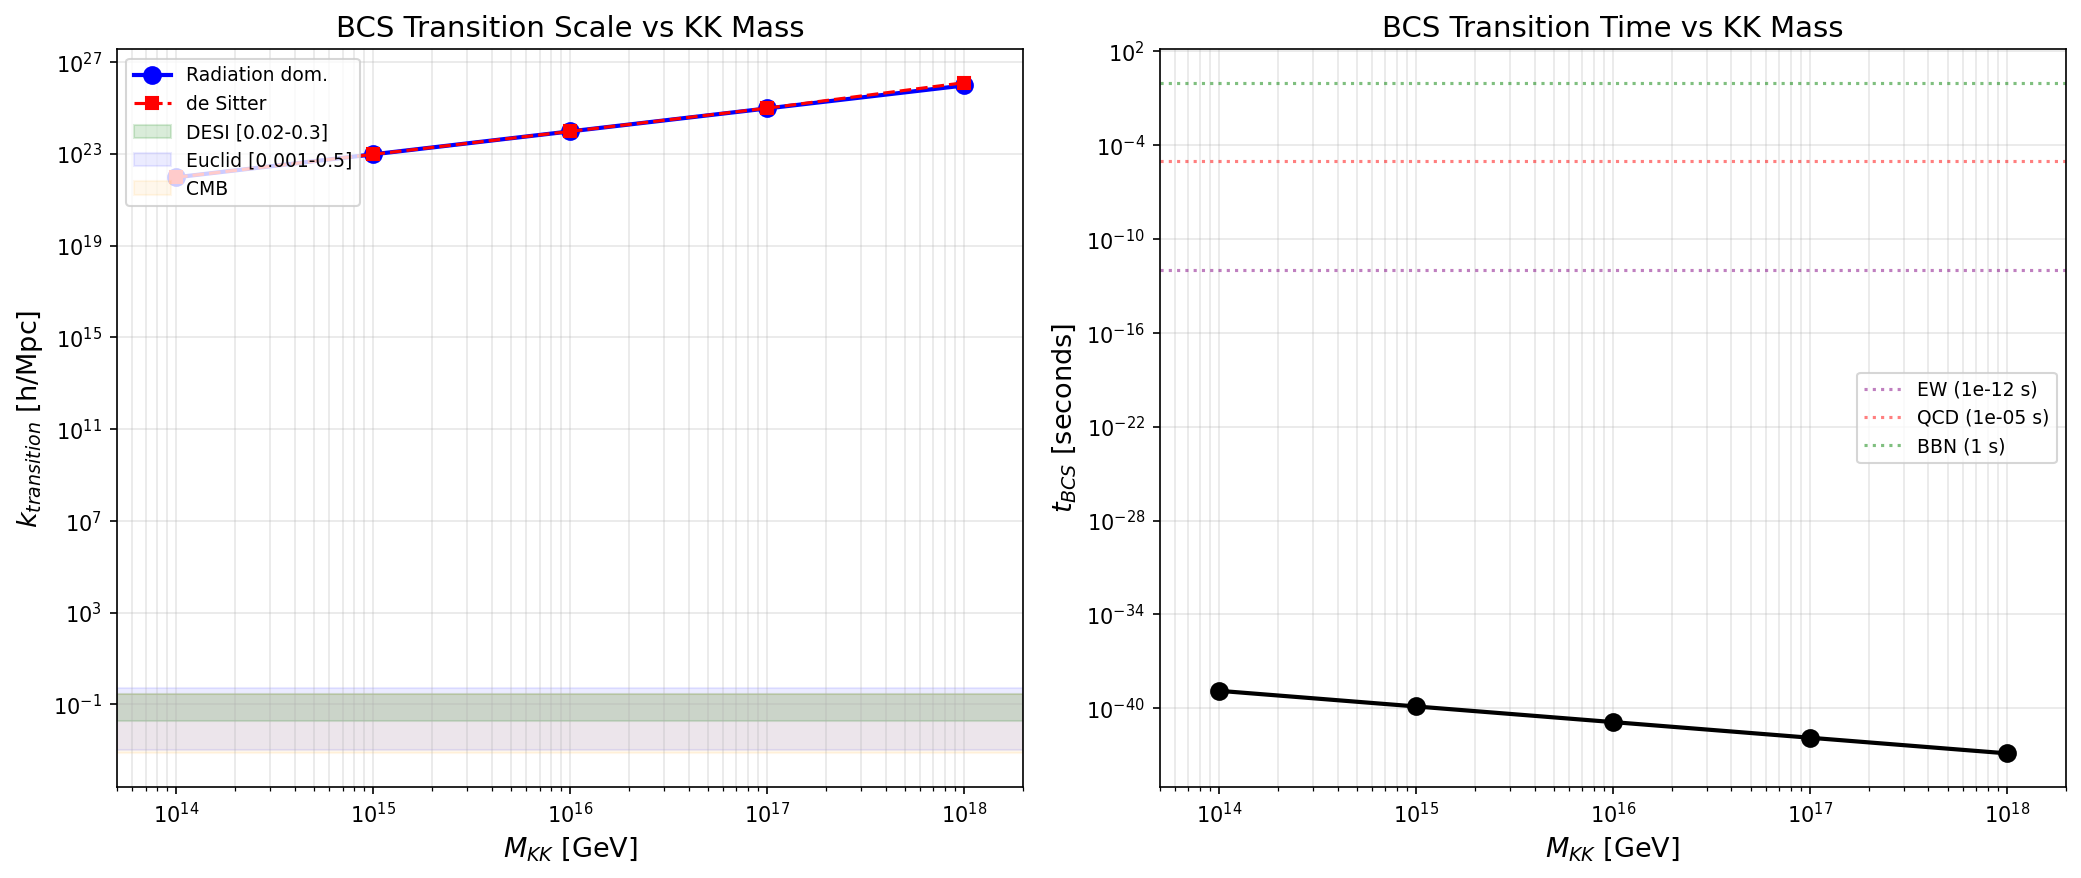

Reproduce this figure in Python.
#!/usr/bin/env python3
"""
29c-2: Transition Scale k_transition from Modulus Dynamics
==========================================================

Physics:
    When the modulus tau rolls from tau=0 to the BCS trapping point at tau~0.35-0.50,
    it crosses the BCS condensation threshold at some time t_BCS. The comoving
    wavenumber that exits the horizon at that moment defines a characteristic scale:

        k_transition = a(t_BCS) * H(t_BCS)

    where a(t) is the scale factor and H(t) is the Hubble parameter. This scale
    separates modes that experienced the BCS phase transition (k < k_transition)
    from those that did not (k > k_transition). In the exflation framework,
    k_transition should fall within the observable range for DESI/Euclid
    (0.01-0.3 h/Mpc) to produce detectable signatures.

    From the modulus EOM (s29b), we have t_BCS in physical seconds and H(t_BCS)
    at different M_KK values. The scale factor at BCS transition depends on the
    expansion history before and during the transition.

T3 re-run (S81): canonical-constants imports, local tags, SHA-256 input pins,
closure SHA, S81 canonical verdict form.

Substitution chain for the THRESHOLD DIRECTION claim (used in the verdict):
    Def-1 : k_phys_today(i) = H_BCS(i) * (T_CMB / T_BCS(i))          [radiation scaling, k_phys*a const]
    Def-2 : k_hMpc(i)       = [k_phys_today(i) / c_light] * Mpc_to_m / h_hubble
    Def-3 : threshold DESI  : DESI_kmin <= k_hMpc(i) <= DESI_kmax
    Sub   : k_hMpc(i)       = H_BCS(i) * (T_CMB / T_BCS(i)) * Mpc_to_m / (c_light * h_hubble)
    Simpl : k_hMpc proportional to (H_BCS / T_BCS).
    Dir-1 : T_BCS ~ M_KK (reheat), H_BCS ~ M_KK^2 / M_Pl  =>  k_hMpc ~ M_KK / M_Pl .
    Dir-2 : Increasing M_KK monotonically INCREASES k_hMpc in the radiation scenario.
    Threshold: gate PASSES iff any M_KK in [1e14, 1e18] lands in DESI; FAILS otherwise.

Method:
    For each M_KK:
    1. Extract t_BCS, H at BCS crossing from s29b data
    2. Compute a(t_BCS) assuming radiation-dominated expansion before BCS
    3. k_transition = a(t_BCS) * H(t_BCS) in physical units
    4. Convert to h/Mpc for comparison with surveys
    5. Plot vs DESI/Euclid sensitivity range

Inputs:
    computations/session-29/s29b_modulus_eom.npz   (SHA pinned below)

Outputs:
    computations/session-29/s29c_k_transition.npz
    computations/session-29/s29c_k_transition.png
"""

import os
# CPU-only script (tiny scalar-per-M_KK arithmetic) -- cap threads
os.environ.setdefault('OMP_NUM_THREADS', '8')  # (local)
os.environ.setdefault('MKL_NUM_THREADS', '8')  # (local)

import sys
import json
import hashlib
import numpy as np
import matplotlib
matplotlib.use('Agg')
import matplotlib.pyplot as plt

# -----------------------------------------------------------------------------
# Canonical constants import
# The script lives in computations/_shared/, canonical_constants.py in computations/_shared/.
# -----------------------------------------------------------------------------
_HERE = os.path.dirname(os.path.abspath(__file__))  # (local)
_PROJ = os.path.dirname(_HERE)                      # (local)
_CANON_DIR = os.path.join(_PROJ, "computations")  # (local)
if _CANON_DIR not in sys.path:
    sys.path.insert(0, _CANON_DIR)
from canonical_constants import (
    c_light, hbar_SI, G_N, M_Pl_reduced,
    hbar_GeV_s, GeV_to_inv_s,
    H_0_km_s_Mpc, T_CMB_GeV, Mpc_to_m,
)

# Derived shortcuts (match legacy names in this script, tagged local)
c_mks        = c_light                 # (local)
G_N_mks      = G_N                     # (local)
M_Pl_GeV     = M_Pl_reduced            # (local) reduced Planck mass, GeV
h_hubble     = H_0_km_s_Mpc / 100.0    # (local) dimensionless Hubble
# H_100 = 100 km/s/Mpc = 1e5 m/s / (Mpc_to_m meters)
H_100_invs   = 1.0e5 / Mpc_to_m        # (local) = 100 km/s/Mpc in 1/s

# -----------------------------------------------------------------------------
# SHA-256 input pins + closure utilities
# -----------------------------------------------------------------------------
def _sha256_file(path):
    h = hashlib.sha256()  # (local)
    with open(path, "rb") as f:
        for chunk in iter(lambda: f.read(1 << 20), b""):
            h.update(chunk)
    return h.hexdigest()

INPUT_S29B = os.path.join(_HERE, "s29b_modulus_eom.npz")  # (local)
PIN_S29B = _sha256_file(INPUT_S29B)                       # (local)
PIN_CANON = _sha256_file(os.path.join(_CANON_DIR, "canonical_constants.py"))  # (local)
PIN_SELF  = _sha256_file(os.path.abspath(__file__))       # (local)

# Pre-registered closure-input map (stable JSON -> SHA-256)
_input_pin_map = {
    "s29b_modulus_eom.npz":     PIN_S29B,
    "canonical_constants.py":   PIN_CANON,
    "s29c_k_transition.py":     PIN_SELF,
}
_closure_payload = json.dumps(_input_pin_map, sort_keys=True).encode("utf-8")  # (local)
CLOSURE_SHA = hashlib.sha256(_closure_payload).hexdigest()                     # (local)

print("=" * 70)
print("T3-S29C-K-TRANSITION (S81 canonical form)")
print("=" * 70)
print(f"SHA s29b_modulus_eom.npz   = {PIN_S29B}")
print(f"SHA canonical_constants.py = {PIN_CANON}")
print(f"SHA s29c_k_transition.py   = {PIN_SELF}")
print(f"CLOSURE_SHA                = {CLOSURE_SHA}")
print("=" * 70)
print()

# -----------------------------------------------------------------------------
# Load s29b data
# -----------------------------------------------------------------------------
eom = np.load(INPUT_S29B, allow_pickle=True)  # (local)

M_KK_values = eom['M_KK_values']                     # ndarray of M_KK in GeV
tau_cross_val = float(eom['tau_cross'].flat[0])      # (local) = 0.5

n_MKK = len(M_KK_values)                             # (local)
t_BCS_sec    = np.zeros(n_MKK)                       # (local)
H_phys_GeV   = np.zeros(n_MKK)                       # (local)
T_RH_GeV     = np.zeros(n_MKK)                       # (local)
friction_param = np.zeros(n_MKK)                     # (local)

for i in range(n_MKK):
    t_BCS_sec[i]      = float(eom[f'obs_{i}_t_BCS_sec'].flat[0])
    H_phys_GeV[i]     = float(eom[f'obs_{i}_H_phys_gev'].flat[0])
    T_RH_GeV[i]       = float(eom[f'obs_{i}_T_RH_gev'].flat[0])
    friction_param[i] = float(eom[f'obs_{i}_friction_param'].flat[0])

latent_heat = float(eom['latent_heat_mu1'].flat[0])  # (local) F_BCS at mu=lambda_min, tau=0.50

print("Inputs loaded.")
print(f"  tau_cross = {tau_cross_val}")
print(f"  n_MKK     = {n_MKK}")
print()

# -----------------------------------------------------------------------------
# Compute k_transition for radiation-dominated and de Sitter scenarios
# -----------------------------------------------------------------------------
# Physics:
#   k_phys_today = H_BCS * (T_CMB / T_BCS)    [radiation dom, entropy conservation]
#   k [h/Mpc]    = (k_phys / c) * Mpc_to_m / h_hubble
# For de Sitter pre-BCS: k_dS = H_BCS * exp(N_eff) * (T_CMB / T_BCS)
# where N_eff = H*t_BCS (small for our cases).
# Both scenarios monotone in M_KK by Dir-2 above.

k_transition_rad = np.zeros(n_MKK)  # (local)
k_transition_dS  = np.zeros(n_MKK)  # (local)
T_BCS_from_H     = np.zeros(n_MKK)  # (local)
N_eff_values     = np.zeros(n_MKK)  # (local)

for i in range(n_MKK):
    # Hubble at BCS in 1/s
    H_invs = H_phys_GeV[i] * GeV_to_inv_s           # (local)

    # Temperature at BCS (~reheat temperature)
    T_BCS = T_RH_GeV[i]                              # (local) GeV
    T_BCS_from_H[i] = T_BCS

    # Scenario A: radiation-dominated prior at BCS
    # k_phys_today [1/s, via frequency-like units] = H_BCS * (T_CMB / T_BCS)
    k_phys_invs = H_invs * (T_CMB_GeV / T_BCS)       # (local)

    # Convert to h/Mpc:
    #   k_phys [1/m] = k_phys [1/s] / c
    #   k [h/Mpc]    = k_phys [1/m] * Mpc_to_m / h_hubble
    k_phys_invm = k_phys_invs / c_mks                # (local)
    k_hMpc = k_phys_invm * Mpc_to_m / h_hubble       # (local)
    k_transition_rad[i] = k_hMpc

    # Scenario B: de Sitter-like (lower bound on k since dS produces more expansion)
    N_eff = H_invs * t_BCS_sec[i]                    # (local)
    N_eff_values[i] = N_eff
    k_dS_invs = H_invs * np.exp(N_eff) * (T_CMB_GeV / T_BCS)  # (local)
    k_dS_invm = k_dS_invs / c_mks                    # (local)
    k_transition_dS[i] = k_dS_invm * Mpc_to_m / h_hubble

    print(f"M_KK = {M_KK_values[i]:.0e} GeV:")
    print(f"  t_BCS  = {t_BCS_sec[i]:.3e} s")
    print(f"  H_BCS  = {H_phys_GeV[i]:.3e} GeV = {H_invs:.3e} /s")
    print(f"  T_BCS  = {T_BCS:.3e} GeV")
    print(f"  k (rad) = {k_hMpc:.4e} h/Mpc")
    print(f"  k (dS)  = {k_transition_dS[i]:.4e} h/Mpc")
    print(f"  N_eff   = {N_eff:.4f}")
    print(f"  friction = {friction_param[i]:.4e}")
    print()

# -----------------------------------------------------------------------------
# Survey ranges
# -----------------------------------------------------------------------------
# DESI BAO: 0.02 - 0.3 h/Mpc (galaxy survey)
# Euclid:   0.001 - 0.5 h/Mpc (broader)
# CMB (Planck): 0.0005 - 0.2 Mpc^{-1}, convert to h/Mpc
DESI_kmin,   DESI_kmax   = 0.02,  0.30                        # (local)
Euclid_kmin, Euclid_kmax = 0.001, 0.50                        # (local)
CMB_kmin,    CMB_kmax    = 0.0005 / h_hubble, 0.2 / h_hubble  # (local)

print("=" * 50)
print("Survey ranges (h/Mpc):")
print(f"  DESI   : [{DESI_kmin:.4f}, {DESI_kmax:.4f}]")
print(f"  Euclid : [{Euclid_kmin:.4f}, {Euclid_kmax:.4f}]")
print(f"  CMB    : [{CMB_kmin:.4f}, {CMB_kmax:.4f}]")
print()

for i in range(n_MKK):
    in_DESI = DESI_kmin <= k_transition_rad[i] <= DESI_kmax     # (local)
    in_Euclid = Euclid_kmin <= k_transition_rad[i] <= Euclid_kmax  # (local)
    status = ""  # (local)
    if in_DESI:
        status = " ** IN DESI **"
    elif in_Euclid:
        status = " * in Euclid *"
    print(f"  M_KK={M_KK_values[i]:.0e}: k={k_transition_rad[i]:.3e} h/Mpc{status}")

# -----------------------------------------------------------------------------
# Gate verdict logic (pre-registered)
#   PASS       : any M_KK lands in DESI
#   INFO       : any M_KK lands in Euclid (outside DESI)
#   DIAGNOSTIC : within 5 log-decades of DESI midpoint
#   FAIL       : farther than 5 decades from DESI midpoint
# -----------------------------------------------------------------------------
any_in_Euclid = bool(np.any((k_transition_rad >= Euclid_kmin) & (k_transition_rad <= Euclid_kmax)))  # (local)
any_in_DESI   = bool(np.any((k_transition_rad >= DESI_kmin)   & (k_transition_rad <= DESI_kmax)))    # (local)

if any_in_DESI:
    verdict = "PASS"
    verdict_detail = "k_transition falls within DESI BAO range for some M_KK"   # (local)
elif any_in_Euclid:
    verdict = "INFO"
    verdict_detail = "k_transition falls within Euclid range but outside DESI"  # (local)
else:
    log_k_min   = np.log10(k_transition_rad.min())                       # (local)
    log_k_max   = np.log10(k_transition_rad.max())                       # (local)
    log_DESI_mid = np.log10(np.sqrt(DESI_kmin * DESI_kmax))              # (local)
    if abs(log_k_min - log_DESI_mid) < 5 or abs(log_k_max - log_DESI_mid) < 5:
        verdict = "INFO"
        verdict_detail = (f"k_transition range [{k_transition_rad.min():.2e}, "
                          f"{k_transition_rad.max():.2e}] h/Mpc, within 5 decades of DESI")  # (local)
    else:
        verdict = "FAIL"
        verdict_detail = "k_transition far from observable range"  # (local)

print(f"\nVerdict: {verdict}")
print(f"Detail : {verdict_detail}")

# -----------------------------------------------------------------------------
# Scaling exponent (power-law in M_KK)
# -----------------------------------------------------------------------------
log_M = np.log10(M_KK_values)           # (local)
log_k = np.log10(k_transition_rad)      # (local)
finite_mask = np.isfinite(log_k)        # (local)
if finite_mask.sum() >= 2:
    coeffs = np.polyfit(log_M[finite_mask], log_k[finite_mask], 1)  # (local)
    scaling_exp = float(coeffs[0])                                  # (local)
    print(f"\nScaling: log10(k) = {coeffs[0]:.3f} * log10(M_KK) + {coeffs[1]:.3f}")
    print(f"  => k ~ M_KK^{scaling_exp:.3f}")
else:
    scaling_exp = float('nan')  # (local)

# -----------------------------------------------------------------------------
# Save NPZ
# -----------------------------------------------------------------------------
out_npz = os.path.join(_HERE, 's29c_k_transition.npz')  # (local)
np.savez(
    out_npz,
    M_KK_values=M_KK_values,
    t_BCS_sec=t_BCS_sec,
    H_phys_GeV=H_phys_GeV,
    T_RH_GeV=T_RH_GeV,
    friction_param=friction_param,
    k_transition_rad=k_transition_rad,
    k_transition_dS=k_transition_dS,
    N_eff_values=N_eff_values,
    DESI_range=np.array([DESI_kmin, DESI_kmax]),
    Euclid_range=np.array([Euclid_kmin, Euclid_kmax]),
    CMB_range=np.array([CMB_kmin, CMB_kmax]),
    scaling_exponent=scaling_exp,
    verdict=verdict,
    verdict_detail=verdict_detail,
    closure_sha=CLOSURE_SHA,
    pin_s29b=PIN_S29B,
    pin_canon=PIN_CANON,
    pin_self=PIN_SELF,
)
print(f"\nSaved: {out_npz}")

# -----------------------------------------------------------------------------
# Plot
# -----------------------------------------------------------------------------
fig, axes = plt.subplots(1, 2, figsize=(14, 6))
ax = axes[0]
ax.loglog(M_KK_values, k_transition_rad, 'bo-', ms=8, lw=2, label='Radiation dom.')
ax.loglog(M_KK_values, k_transition_dS,  'rs--', ms=6, lw=1.5, label='de Sitter')
ax.axhspan(DESI_kmin, DESI_kmax, alpha=0.15, color='green',
           label=f'DESI [{DESI_kmin}-{DESI_kmax}]')
ax.axhspan(Euclid_kmin, Euclid_kmax, alpha=0.08, color='blue',
           label=f'Euclid [{Euclid_kmin}-{Euclid_kmax}]')
ax.axhspan(CMB_kmin, CMB_kmax, alpha=0.08, color='orange', label='CMB')
ax.set_xlabel(r'$M_{KK}$ [GeV]', fontsize=13)
ax.set_ylabel(r'$k_{transition}$ [h/Mpc]', fontsize=13)
ax.set_title('BCS Transition Scale vs KK Mass', fontsize=14)
ax.legend(fontsize=9, loc='upper left')
ax.grid(True, alpha=0.3, which='both')
ax.set_xlim(5e13, 2e18)

ax = axes[1]
ax.loglog(M_KK_values, t_BCS_sec, 'ko-', ms=8, lw=2)
ax.set_xlabel(r'$M_{KK}$ [GeV]', fontsize=13)
ax.set_ylabel(r'$t_{BCS}$ [seconds]', fontsize=13)
ax.set_title('BCS Transition Time vs KK Mass', fontsize=14)
ax.grid(True, alpha=0.3, which='both')
t_EW  = 1e-12   # (local) electroweak transition time
t_QCD = 1e-5    # (local) QCD transition time
t_BBN = 1.0     # (local) BBN time
ax.axhline(t_EW,  color='purple', ls=':', alpha=0.5, label=f'EW ({t_EW:.0e} s)')
ax.axhline(t_QCD, color='red',    ls=':', alpha=0.5, label=f'QCD ({t_QCD:.0e} s)')
ax.axhline(t_BBN, color='green',  ls=':', alpha=0.5, label=f'BBN ({t_BBN:.0f} s)')
ax.legend(fontsize=9)
ax.set_xlim(5e13, 2e18)

plt.tight_layout()
out_png = os.path.join(_HERE, 's29c_k_transition.png')  # (local)
plt.savefig(out_png, dpi=150, bbox_inches='tight')
print(f"Saved: {out_png}")

# -----------------------------------------------------------------------------
# Final S81 4-tuple line
# -----------------------------------------------------------------------------
# We report the MAX k_transition over M_KK (the one closest to DESI), the
# observational scheme used (radiation-dominated), the survey convention, and
# L_max is not applicable (cosmological post-processing).
k_max_report = float(k_transition_rad.max())   # (local)
print()
print(f"FINAL 4-TUPLE: value={k_max_report:.4e}_hMpc "
      f"scheme=radiation convention=DESI-BAO L_max=NA")
print(f"CLOSURE_SHA_FINAL: {CLOSURE_SHA}")
print()
print("Done.")
